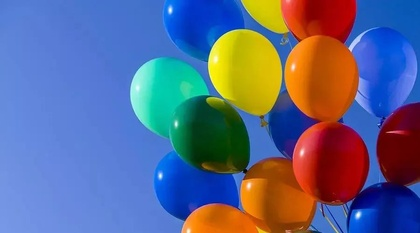
%> input picture code/ballons.jpeg, 420 x 233 px, shrunk from 900 x 499 before the run
$ octave main_FLCIM.m   (GNU Octave 9; MATLAB toolbox functions it lacks are replaced by stand-ins)
%> lines starting %> are read from the running program, lines starting %| are printed output that depends on the picture
%> further down, imIn is the input picture: size 233x420x3 uint8; mean R, G, B 93.8, 104.1, 139.9
### code/My_FLICM.m
function [imOut,C,U,iter] = My_FLICM( img, cNum, m, winSize, maxIter, thrE )
%> called with cNum = 11
if nargin < 6
    thrE = 1.0e-2;
end

if nargin < 5
    maxIter = 100;
end

if nargin < 4
    winSize = 3;
end

if nargin < 3
    m = 1.5;
end

if nargin < 2
    cNum = 2;
end

%color image transform to rgb

%cast image into double for calculation purpose
image = double(img);

%initialization
iter = 0;

[row,col,channel] = size(image);
%> row = 233; col = 420; channel = 3

totalPixel = row*col;
%> totalPixel = 97860

%initialize degree of membership matrix based on the image dimension
U = rand( row, col, cNum-1 )*(1/cNum);

%initialize degree members with it channels (channels = numCluster)
U(:,:,cNum) = 1 - sum(U,3);

%reshape the image with row = row*col and col=channel
X = reshape(image, row*col, channel);

%reshape the degree of membership with the same size as the reshaped imageX
P = reshape(U, row*col, cNum);

%padding height and weight for filter -> to maintain the size of the image
h_pad = round((winSize-1)/2);
w_pad = round((winSize-1)/2);

%initialize degree of membership with padding
U_padded = ones(row+2*h_pad, col+2*w_pad, cNum);
%initialize the
DD_padded = zeros(row+2*h_pad, col+2*w_pad, cNum);
J_prev = inf;
J = [];
while true
   iter = iter + 1;
   if iter>maxIter
       break;
   end

   %degree of membership*m m is parameter that can be pick from 1 to inf
   t = P.^m;

   %calculate cluster center
   C = (t'*X)./(sum(t)'*ones(1, channel));

   %calculate the distance from data x to cluster center
   dist = sum(X.*X, 2)*ones(1, cNum) + (sum(C.*C, 2)*ones(1, totalPixel))'-(2*X*C');

   %reshape
   DD_padded(1+h_pad:row+h_pad, 1+w_pad:col+w_pad, :) = reshape(dist, row, col, cNum);

   U_padded(1+h_pad:row+h_pad, 1+w_pad:col+w_pad, :) = U;


   %calculate Fuzzy factor G
   GG = zeros(row, col, cNum);
   for ii = -h_pad:h_pad
       for jj = -w_pad:w_pad
           if ii~=0&&jj~=0
               GG = GG + 1/(1+ii*ii+jj*jj)*(1-U_padded(1+h_pad+ii:row+h_pad+ii, 1+w_pad+jj:col+w_pad+jj, :)).^m.*DD_padded(1+h_pad+ii:row+h_pad+ii, 1+w_pad+jj:col+w_pad+jj, :);
           end
       end
   end

   G = reshape(GG, row*col, cNum);

   rd = dist + G;

   t2 = (1./rd).^(1/(m-1));

   P = t2./(sum(t2, 2)*ones(1, cNum));

   U = reshape(P, row, col, cNum);

   J_cur = sum(sum((P.^m).*dist+G))/totalPixel;

   J = [J J_cur];

   if norm(J_cur-J_prev, 'fro') < thrE
       break;
   end

   J_prev = J_cur;

end
%> this loop made 101 passes
%> (J_cur, J_prev) on passes 7 to 18: (374788.4, 374788.4), (416564.5, 416564.5), (453087.4, 453087.4), (479099.6, 479099.6), (486287.3, 486287.3), (491156.8, 491156.8), (497098.8, 497098.8), (500200.3, 500200.3), (500237.8, 500237.8), (499774.1, 499774.1), (499343.3, 499343.3), (499012.7, 499012.7)
%> (J_cur, J, J_prev) on passes 1 to 6: (202855.1, 202855.1, 202855.1), (200620, [202855.1 200620], 200620), (200794.2, [202855.1 200620 200794.2], 200794.2), (205955.1, [202855.1 200620 200794.2 205955.1], 205955.1), (257881.1, [202855.1 200620 200794.2 205955.1 257881.1], 257881.1), (325982.2, [202855.1 200620 200794.2 205955.1 257881.1 325982.2], 325982.2)
%> after the loop, J = 100 values, max 500237.8 at index 15, min 200620 at index 2, mean 478939; iter = 101

[~, label] = max(P, [], 2);

imOut = reshape(C(label, :), row, col, channel);
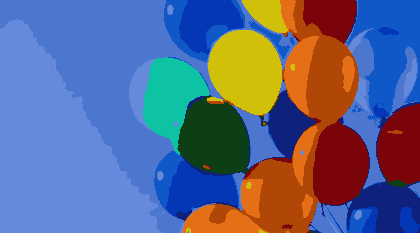
%> imOut: size 233x420x3 double; mean R, G, B 93.5, 103.7, 139.8

### code/main_FLCIM.m
clear;
clc;
% close;
imIn = imread('ballons.jpeg');

[imOut,C,U,iter] = My_FLICM(imIn, 11);
%> C = [3.92 55.76 183; 16.72 88.94 200.7; 13.04 63.51 23.19; 229.3 111.7 23; 14.96 195.4 164.8; 123.5 4.53 10.41; 77.28 118.3 207.5; 177.3 71.49 7.3; 101.3 138 219.9; 208.3 192.3 10.15; 13.85 33.61 125.1]; iter = 101

%based on number of cluster
U1 = U(:,:,1);
U2 = U(:,:,2);
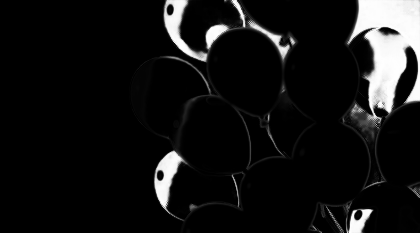
%> U2: size 233x420 double; min 3.23e-10, max 1, mean 0.0832
U3 = U(:,:,3);
U4 = U(:,:,4);
U5 = U(:,:,5);
U6 = U(:,:,6);
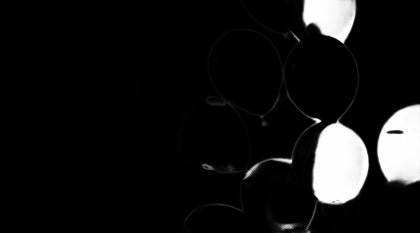
%> U6: size 233x420 double; min 9.22e-12, max 1, mean 0.0848
U7 = U(:,:,7);
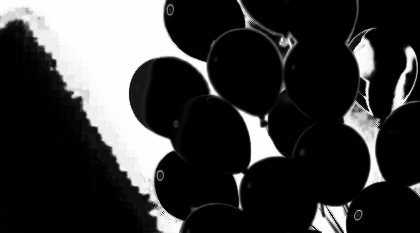
%> U7: size 233x420 double; min 5.94e-10, max 1, mean 0.221
U8 = U(:,:,8);
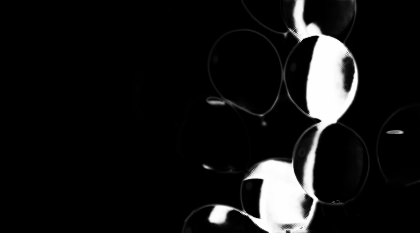
%> U8: size 233x420 double; min 9.75e-12, max 1, mean 0.0838
U9 = U(:,:,9);
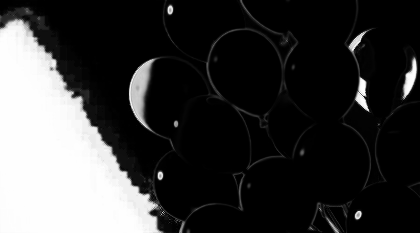
%> U9: size 233x420 double; min 1.91e-10, max 1, mean 0.228
U10 = U(:,:,10);
U11 = U(:,:,11);
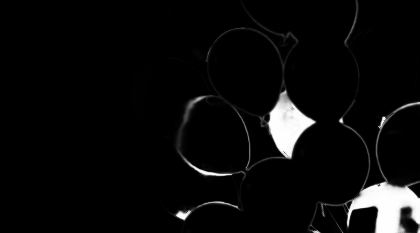
%> U11: size 233x420 double; min 8.17e-11, max 1, mean 0.0456


figure,
imshow(imIn, [0 255])
title('FLICM original');

figure,
imshow(uint8(imOut),[0 255])
title('FLICM segmented');
